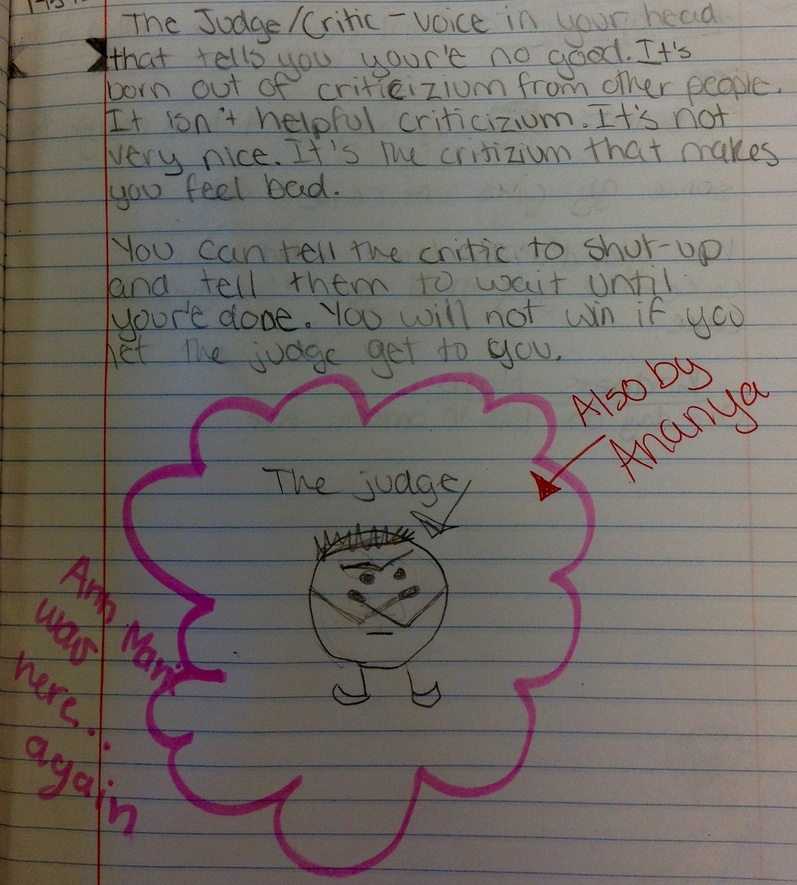
#> input picture opencv/src/img_1745.jpg, 797 x 885 px, shrunk from 1786 x 1983 before the run
$ python OTSU_thresholding.py
#> lines starting #> are read from the running program, lines starting #| are printed output that depends on the picture
#!/home/sagar/opencv_ws/envs/bin/python

import cv2 as cv
from matplotlib import pyplot as plt

img = cv.imread("img_1745.jpg", 0)  # only accept grayscale images
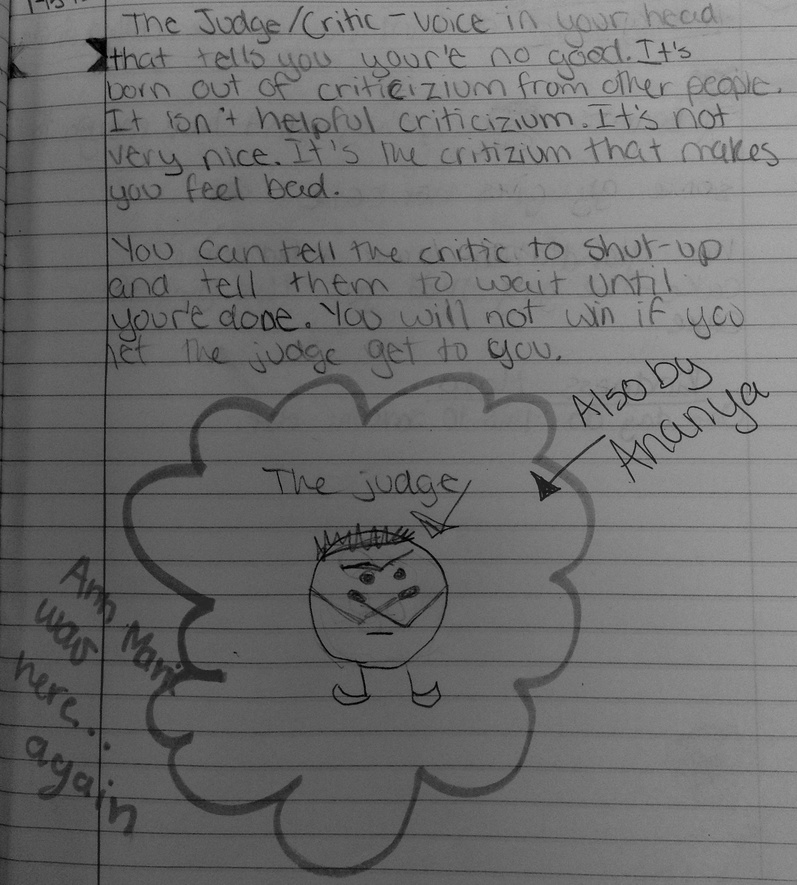
#> img: shape (885, 797); min 0, max 175, mean 110.1
img_new = cv.threshold(img, 0, 255, cv.THRESH_BINARY+cv.THRESH_OTSU)

images = [img, img_new]
cv.imshow("Display", img_new)
cv.waitKey(0)
# [4 lines of commented-out code are left out]

$ run again, with opencv/src/f.jpg copied over opencv/src/img_1745.jpg
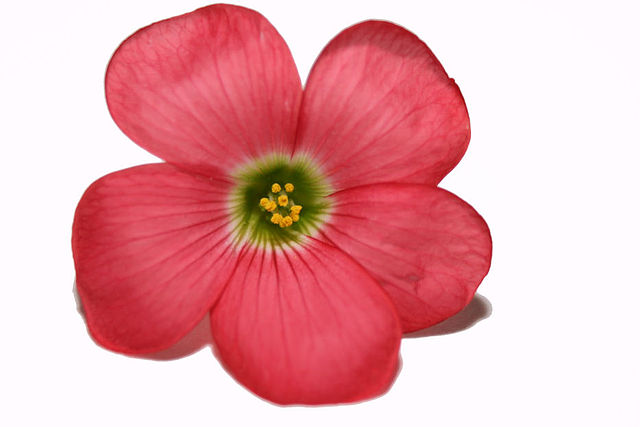
#> input picture opencv/src/f.jpg, 640 x 427 px
#> `img = cv.imread("img_1745.jpg", 0)`:
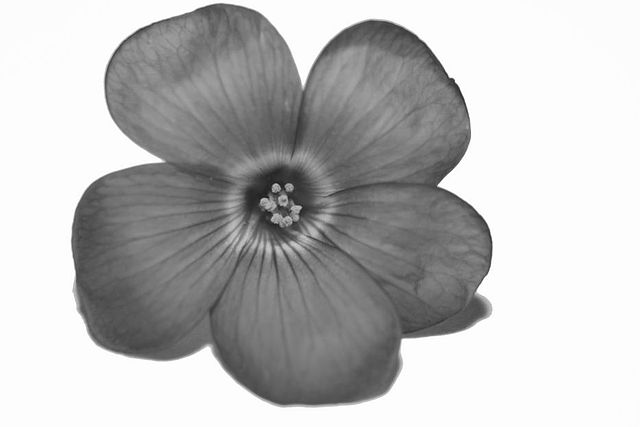
#> img: shape (427, 640); min 20, max 255, mean 188.1
